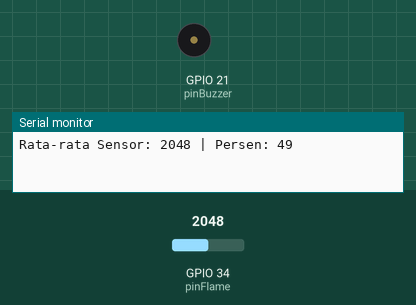
Recording of a sketch running on a simulated ESP32. Parts: buzzer (waves = sounding, pin HIGH), the last lines printed to the serial monitor. The test bench sets the inputs (shaded band); at power-on: GPIO 34 (pinFlame) = 2048. WiFi joins after 1.5 s; servers stay silent unless stated.

Above: at 3.0 s.
3.1 s: GPIO 34 (pinFlame) set to 105
5.1 s: GPIO 34 (pinFlame) set to 91
At 6.2 s:
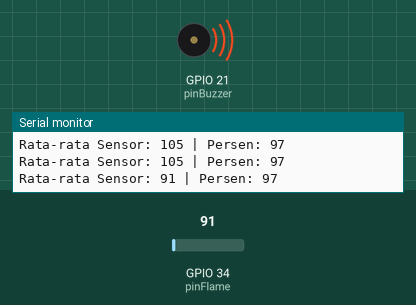
7.4 s: GPIO 34 (pinFlame) set to 491
At 8.9 s:
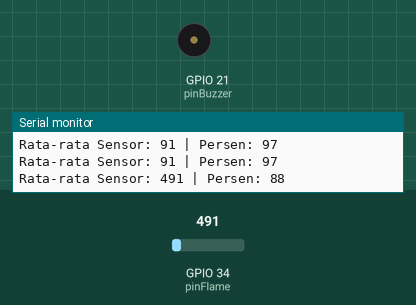
9.4 s: GPIO 34 (pinFlame) set to 60
At 10.4 s:
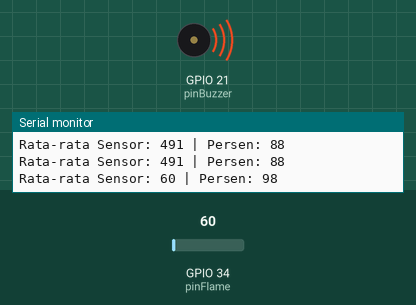
Timing chart, 0 to 12.4 s (numbered marks = the images above; inputs shaded):
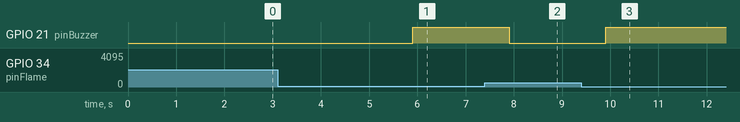

Measured:
- the behaviour switches between 100 and 99 on GPIO 34 (pinFlame) (found by bisection; images 0 and 1)
- after the input at 5.1 s, GPIO 21 (pinBuzzer): LOW → HIGH after 0.81 s
- after the input at 7.4 s, GPIO 21 (pinBuzzer): HIGH → LOW after 0.51 s
- after the input at 9.4 s, GPIO 21 (pinBuzzer): LOW → HIGH after 0.51 s

The sketch:

Esp32.ino
```cpp
/* * Project : Fire Alarm
 * Hardware: ESP32, Flame Sensor, dan Buzzer
 * Penyusun: Fariz Husain Albar
 */

#define BLYNK_TEMPLATE_ID "TMPL6ccfM0LkC"
#define BLYNK_TEMPLATE_NAME "Sistem Peringatan Kebakaran"
#define BLYNK_AUTH_TOKEN "_SRNbHVGll7zvuy41FN8f1CEqZIw0Hyg"

#define BLYNK_PRINT Serial
#include <WiFi.h>
#include <BlynkSimpleEsp32.h>

char auth[] = BLYNK_AUTH_TOKEN;
char ssid[] = "fariz";
char pass[] = "anakyuin";

const int pinFlame = 34;
const int pinBuzzer = 21;

int flameValue = 0;
bool isNotified = false;
BlynkTimer timer;

// KONFIGURASI SENSITIVITAS
// Nilai Analog: 4095 (Gelap/Jauh) -> 0 (Terang/Api Dekat)

// Batas 1: Zona Bahaya (Api < 15cm)
int BATAS_BAHAYA = 100;

// Batas 2: Zona Waspada (Matahari / Api Jauh)
int BATAS_WASPADA = 2000;

// Jumlah sampel untuk rata-rata
const int NUM_SAMPLES = 20;

void checkSensor() {
  // ALGORITMA RATA-RATA (SMOOTHING)
  long totalValue = 0;

  // Ambil data 20 kali berturut-turut
  for (int i = 0; i < NUM_SAMPLES; i++) {
    totalValue += analogRead(pinFlame);
    delay(5); // Jeda dikit biar stabil
  }

  // Hitung rata-ratanya
  flameValue = totalValue / NUM_SAMPLES;

  // HITUNG PERSENTASE
  // Map: 4095=0% (Aman), 0=100% (Bahaya)
  int persentaseApi = map(flameValue, 4095, 0, 0, 100);
  if (persentaseApi < 0) persentaseApi = 0;

  // Kirim Nilai Gauge ke Blynk (V1)
  Blynk.virtualWrite(V1, persentaseApi);

  // Debugging
  Serial.print("Rata-rata Sensor: ");
  Serial.print(flameValue);
  Serial.print(" | Persen: ");
  Serial.println(persentaseApi);

  // KONDISI 1: BAHAYA (MERAH)
  if (flameValue < BATAS_BAHAYA) {

    // Aksi Hardware: BUNYI
    digitalWrite(pinBuzzer, HIGH);

    // Aksi Blynk
    Blynk.virtualWrite(V0, 1);                  // LED Nyala
    Blynk.virtualWrite(V2, "KEBAKARAN!!");      // Teks Status

    // UBAH WARNA JADI MERAH (Teks & Gauge)
    Blynk.setProperty(V2, "color", "#D3435C");
    Blynk.setProperty(V1, "color", "#D3435C");

    // Kirim Notifikasi
    if (!isNotified) {
      Blynk.logEvent("fire_alert", "AWAS! Api Terdeteksi Sangat Dekat!");
      isNotified = true;
    }

  }
  // KONDISI 2: WASPADA (KUNING) - SOLUSI MATAHARI
  else if (flameValue < BATAS_WASPADA) {

    // Aksi Hardware: DIAM
    digitalWrite(pinBuzzer, LOW);

    // Aksi Blynk
    Blynk.virtualWrite(V0, 0);                       // LED Mati
    Blynk.virtualWrite(V2, "Waspada / Cahaya Terang"); // Teks Status

    // UBAH WARNA JADI KUNING (Teks & Gauge)
    Blynk.setProperty(V2, "color", "#ED9D00");
    Blynk.setProperty(V1, "color", "#ED9D00");

    isNotified = false; // Reset notifikasi
  }
  // KONDISI 3: AMAN (HIJAU)
  else {

    // Aksi Hardware: DIAM
    digitalWrite(pinBuzzer, LOW);

    // Aksi Blynk
    Blynk.virtualWrite(V0, 0);                  // LED Mati
    Blynk.virtualWrite(V2, "Ruangan Aman");     // Teks Status

    // UBAH WARNA JADI HIJAU (Teks & Gauge)
    Blynk.setProperty(V2, "color", "#23C48E");
    Blynk.setProperty(V1, "color", "#23C48E");

    isNotified = false;
  }
}

void setup() {
  Serial.begin(115200);
  pinMode(pinBuzzer, OUTPUT);
  digitalWrite(pinBuzzer, LOW);

  Blynk.begin(auth, ssid, pass);
  timer.setInterval(1000L, checkSensor);
}

void loop() {
  Blynk.run();
  timer.run();
}
```
